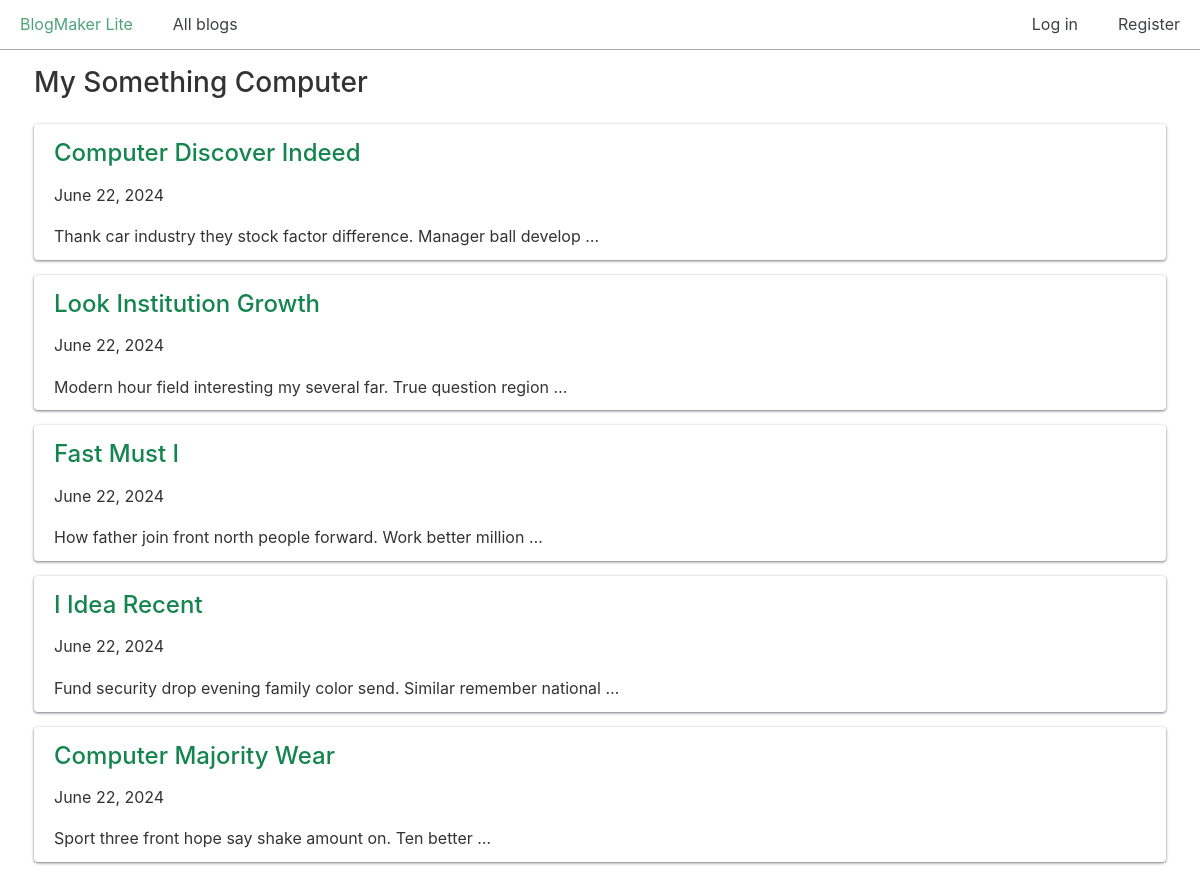
Screenshot of /blogs/1/ with the database file from the repository.
### blogs/models.py (models this page shows, shortened)
class Blog(models.Model):
    title = models.CharField(max_length=200)
    description = models.TextField()
    date_added = models.DateTimeField(auto_now_add=True)

class BlogPost(models.Model):
    title = models.CharField(max_length=500)
    body = models.TextField()
    blog = models.ForeignKey(Blog, on_delete=models.CASCADE)
    date_added = models.DateTimeField(auto_now_add=True)

### blogs/views.py (the view)
# urls.py: path("blogs/<int:blog_id>/", views.blog, name="blog"),
def blog(request, blog_id):
    blog = Blog.objects.get(id=blog_id)
    posts = blog.blogpost_set.all()
    context = {
        "blog": blog,
        "posts": posts,
    }
    return render(request, "blogs/blog.html", context)

### blogs/templates/blogs/blog.html
{% extends "blogs/base.html" %}
{% block content %}
  <h2>{{ blog.title }}</h2>
  {% for post in posts %}
    <div class="card">
      <header>
        <h3><a href="{% url 'blogs:post' post.id %}">
          {{ post.title }}</a></h3>
      </header>
      <p>{{ post.date_added|date:"DATE_FORMAT"}}</p>
      <p>{{ post.body|truncatewords:10 }}</p>
    </div>
  {% empty %}
    <h3>No posts have been written yet.</h3>
  {% endfor %}
{% endblock content %}

### blogs/templates/blogs/base.html (shortened to what this page needs)
{% load static %}
<!doctype html>
<html lang="en-US">
  <head>
    <link href="{% static 'chota.css' %}" rel="stylesheet" type="text/css">
    <link href="{% static 'custom.css' %}" rel="stylesheet" type="text/css">
  </head>
  <body>
    <nav class="nav">
      <div class="nav-left">
        <a class="active" href="{% url 'blogs:index' %}">BlogMaker Lite</a>
        <a href="{% url 'blogs:blogs' %}">All blogs</a>
      </div>
      <div class="nav-right">
        {% if user.is_authenticated %}
          <span class="is-vertical-align">
            Hello, {{ user.username }}.</span>
          <form action="{% url 'accounts:logout' %}" method="post"
              class="is-vertical-align">
            {% csrf_token %}
            <button class="button outline">Log out</button>
          </form>
        {% else %}
          <a href="{% url 'accounts:login' %}">Log in</a>
          <a href="{% url 'accounts:register' %}">Register</a>
        {% endif %}
      </div>
    </nav>
    <div class="container">
      {% block content %}{% endblock content %}
    </div>
  </body>
</html>

### css/chota.css (style rules this page uses)
:root { --bg-color: #fff; --bg-secondary-color: #f3f3f6; --color-primary: #14854f; --color-lightGrey: #d2d6dd; --color-grey: #747681; --color-darkGrey: #3f4144; --color-error: #d43939; --color-success: #28bd14; --grid-maxWidth: 120rem; --grid-gutter: 2rem; --font-size: 1.6rem; --font-color: #333; --font-family-sans: -apple-system, "BlinkMacSystemFont", "Avenir", "Avenir Next", "Segoe UI", "Roboto", "Oxygen", "Ubuntu", "Cantarell", "Fira Sans", "Droid Sans", "Helvetica Neue", sans-serif; --font-family-mono: monaco, "Consolas", "Lucida Console", monospace; }
html { -webkit-box-sizing: border-box; box-sizing: border-box; font-size: 62.5%; line-height: 1.15; -webkit-text-size-adjust: 100%; -moz-text-size-adjust: 100%; -ms-text-size-adjust: 100%; text-size-adjust: 100%; }
*, *::before, *::after { -webkit-box-sizing: inherit; box-sizing: inherit; }
body { background-color: var(--bg-color); line-height: 1.6; font-size: var(--font-size); color: var(--font-color); font-family: "Segoe UI", "Helvetica Neue", sans-serif; font-family: var(--font-family-sans); margin: 0; padding: 0; }
h1, h2, h3, h4, h5, h6 { font-weight: 500; margin: 0.35em 0 0.7em; }
h2 { font-size: 1.75em; }
h3 { font-size: 1.5em; }
a { color: var(--color-primary); text-decoration: none; }
p { margin-top: 0; }
.container { max-width: var(--grid-maxWidth); margin: 0 auto; width: 96%; padding: 0 calc(var(--grid-gutter) / 2); }
::placeholder { color: #bdbfc4; }
.nav { display: -webkit-box; display: -ms-flexbox; display: flex; min-height: 5rem; -webkit-box-align: stretch; -ms-flex-align: stretch; align-items: stretch; }
.nav-center, .nav-left, .nav-right { display: -webkit-box; display: -ms-flexbox; display: flex; -webkit-box-flex: 1; -ms-flex: 1; flex: 1; }
.nav-left { -webkit-box-pack: start; -ms-flex-pack: start; justify-content: flex-start; }
.nav-right { -webkit-box-pack: end; -ms-flex-pack: end; justify-content: flex-end; }
.nav a, .nav .brand { text-decoration: none; display: -webkit-box; display: -ms-flexbox; display: flex; -webkit-box-align: center; -ms-flex-align: center; align-items: center; padding: 1rem 2rem; color: var(--color-darkGrey); }
.nav [aria-current="page"]:not(.button), .nav .active:not(.button) { color: #000; color: var(--color-primary); }
.card { padding: 1rem 2rem; border-radius: 4px; background: var(--bg-color); -webkit-box-shadow: 0 1px 3px var(--color-grey); box-shadow: 0 1px 3px var(--color-grey); }
.card p:last-child { margin: 0; }
.card header > * { margin-top: 0; margin-bottom: 1rem; }

### css/custom.css (style rules this page uses)
.nav { border-bottom: 1px solid #aaa; }
.card { margin-bottom: 15px; }

### rows the page displays
Blog: title "My Something Computer"
BlogPost: title "Computer Discover Indeed", date_added "June 22, 2024", body "Thank car industry they stock factor difference. Manager ball develop …"
BlogPost: title "Look Institution Growth", date_added "June 22, 2024", body "Modern hour field interesting my several far. True question region …"
BlogPost: title "Fast Must I", date_added "June 22, 2024", body "How father join front north people forward. Work better million …"
BlogPost: title "I Idea Recent", date_added "June 22, 2024", body "Fund security drop evening family color send. Similar remember national …"
BlogPost: title "Computer Majority Wear", date_added "June 22, 2024", body "Sport three front hope say shake amount on. Ten better …"
